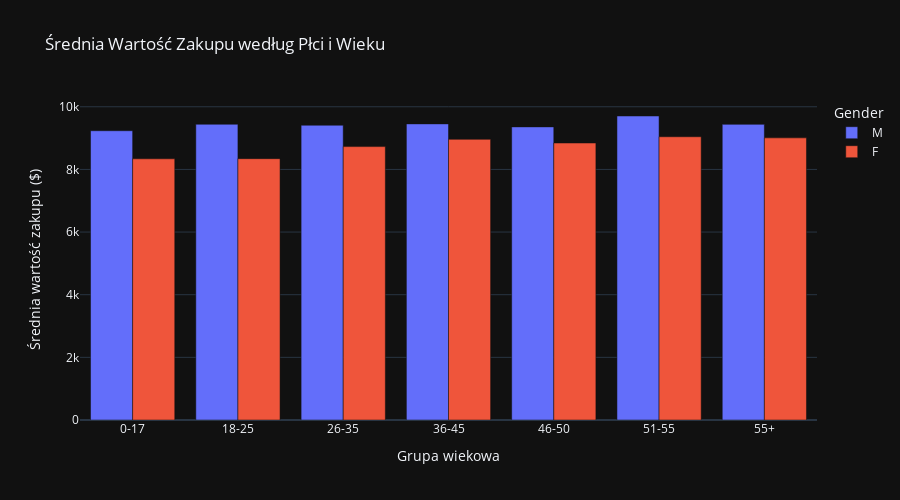

The notebook cell saved with this chart:
### Markdown cell above
## 12. Wizualizacje Interaktywne (Plotly)

### Code cell
# Analiza według płci i wieku - interaktywna
# Agregacja w Spark
gender_age_purchase = train_df.groupBy('Gender', 'Age').agg(
    F.mean('Purchase').alias('mean'),
    F.count('Purchase').alias('count')
).orderBy('Age').toPandas()

fig = px.bar(gender_age_purchase, 
             x='Age', 
             y='mean', 
             color='Gender',
             barmode='group',
             title='Średnia Wartość Zakupu według Płci i Wieku',
             labels={'mean': 'Średnia wartość zakupu ($)', 'Age': 'Grupa wiekowa'},
             hover_data=['count'])

fig.update_layout(height=500, showlegend=True)
fig.show()

### Figure 1 — Plotly figure (JSON) as saved in the notebook; plotly's stock layout.template omitted (floating-point values rounded to 4 significant figures)
{"data": [{"alignmentgroup": "True", "customdata": [[10019], [75032], [168835], [82843], [32502], [28607], [16421]], "hovertemplate": "Gender=M<br>Grupa wiekowa=%{x}<br>Średnia wartość zakupu ($)=%{y}<br>count=%{customdata[0]}<extra></extra>", "legendgroup": "M", "marker": {"color": "#636efa", "pattern": {"shape": ""}}, "name": "M", "offsetgroup": "M", "orientation": "v", "showlegend": true, "textposition": "auto", "x": ["0-17", "18-25", "26-35", "36-45", "46-50", "51-55", "55+"], "xaxis": "x", "y": [9235.0, 9441.0, 9410.0, 9453.0, 9357.0, 9705.0, 9438.0], "yaxis": "y", "type": "bar"}, {"alignmentgroup": "True", "customdata": [[5083], [24628], [50752], [27170], [13199], [9894], [5083]], "hovertemplate": "Gender=F<br>Grupa wiekowa=%{x}<br>Średnia wartość zakupu ($)=%{y}<br>count=%{customdata[0]}<extra></extra>", "legendgroup": "F", "marker": {"color": "#EF553B", "pattern": {"shape": ""}}, "name": "F", "offsetgroup": "F", "orientation": "v", "showlegend": true, "textposition": "auto", "x": ["0-17", "18-25", "26-35", "36-45", "46-50", "51-55", "55+"], "xaxis": "x", "y": [8339.0, 8343.0, 8728.0, 8960.0, 8842.0, 9042.0, 9007.0], "yaxis": "y", "type": "bar"}], "layout": {"xaxis": {"anchor": "y", "domain": [0.0, 1.0], "title": {"text": "Grupa wiekowa"}}, "yaxis": {"anchor": "x", "domain": [0.0, 1.0], "title": {"text": "Średnia wartość zakupu ($)"}}, "legend": {"title": {"text": "Gender"}, "tracegroupgap": 0}, "title": {"text": "Średnia Wartość Zakupu według Płci i Wieku"}, "barmode": "group", "height": 500, "showlegend": true}}
